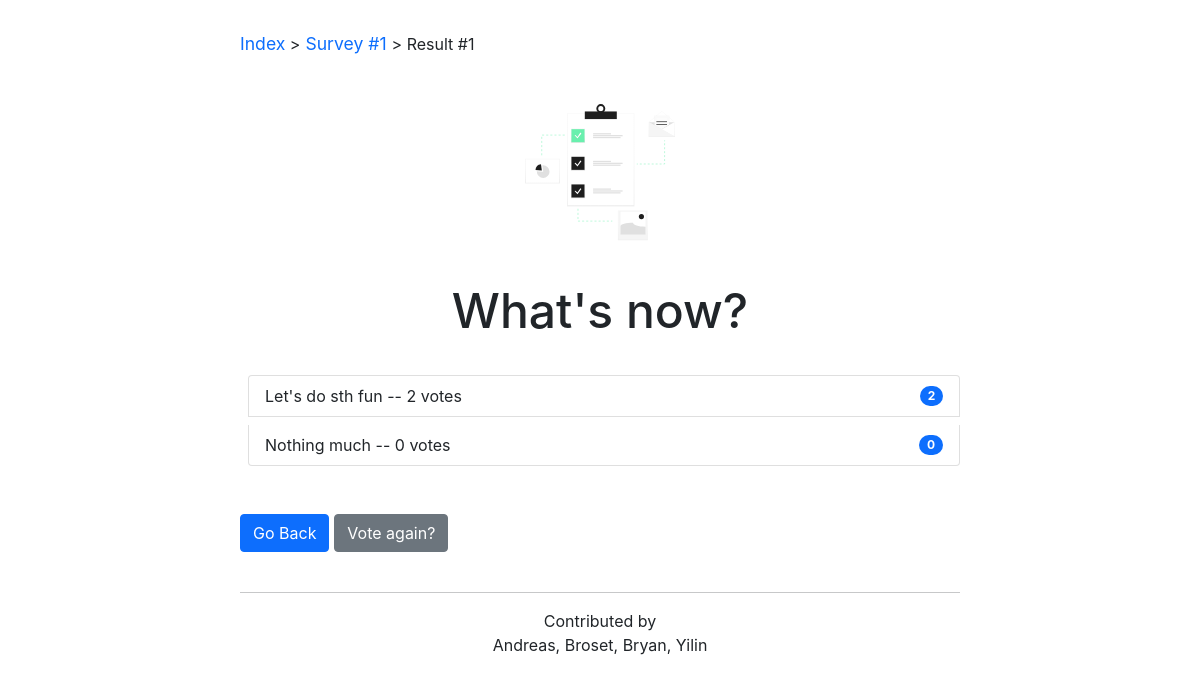
Page /polls/1/results/ on the committed database.
### polls/models.py (models this page shows, shortened)
class Question(models.Model):
    question_text = models.CharField(max_length=200)
    pub_date = models.DateTimeField('date published')

class Choice(models.Model):
    question = models.ForeignKey(Question, on_delete=models.CASCADE)
    choice_text = models.CharField(max_length=200)
    votes = models.IntegerField(default=0)

### polls/views.py (the view)
# urls.py: path('<int:pk>/results/', views.ResultsView.as_view(), name='results'),
class ResultsView(generic.DetailView):
    model = Question
    template_name = 'polls/results.html'

### polls/templates/polls/results.html
{% extends "polls/base.html" %}
{% block currPage %} <a href="{% url 'polls:index' %}">Index</a> ><a href="{% url 'polls:detail' question.id %}"> Survey #{{question.id}} </a> > Result #{{question.id}}    {% endblock %}
{% block heading1%} {{question.question_text}} {% endblock %}
{% block mainbody %}
<ul class="list-group margin-top">
{% for choice in question.choice_set.all %}
<li class="list-group-item d-flex justify-content-between align-items-center">{{ choice.choice_text }} -- {{ choice.votes }}
vote{{ choice.votes|pluralize }}
<span class="badge bg-primary rounded-pill"> {{choice.votes}} </span>
</li>
{% endfor %}
</ul>
<div class="margin-top d-grid gap-2 d-md-block">
    <a href="{% url 'polls:index' %}"> <button class="btn btn-primary" type="button"> Go Back </button> </a>
    <a class="btn btn-secondary" href="{% url 'polls:detail' question.id %}">Vote
again?</a>
</div>
{% endblock %}

### polls/static/polls/style.css (style rules this page uses)
:root { -moz-tab-size: 4; -o-tab-size: 4; tab-size: 4; }
html { line-height: 1.15; -webkit-text-size-adjust: 100%; }
html { -webkit-font-smoothing: antialiased; -moz-osx-font-smoothing: grayscale; }
body { font-family: Inter, ui-sans-serif, system-ui, -apple-system, BlinkMacSystemFont, Segoe UI, Roboto, Helvetica Neue, Arial, Noto Sans, sans-serif, Apple Color Emoji, Segoe UI Emoji, Segoe UI Symbol, Noto Color Emoji; margin: 2em 2em 2em 2em; background-color: #FFF; }
ul, li { margin: 0em 0em 0.5em 0.5em; padding: 0; }
a { font-size: 1.1rem; line-height: 1.55rem; text-decoration: inherit; }
.margin-top { margin: 5vh 0 0 0; }
@media (min-width: 1024px) { body { margin: 2em 20vw 2em 20vw; } }

### rows in the picture
Question: id "1", question_text "What's now?"
Choice: choice_text "Let's do sth fun", votes "2"
Choice: choice_text "Nothing much", votes "0"
